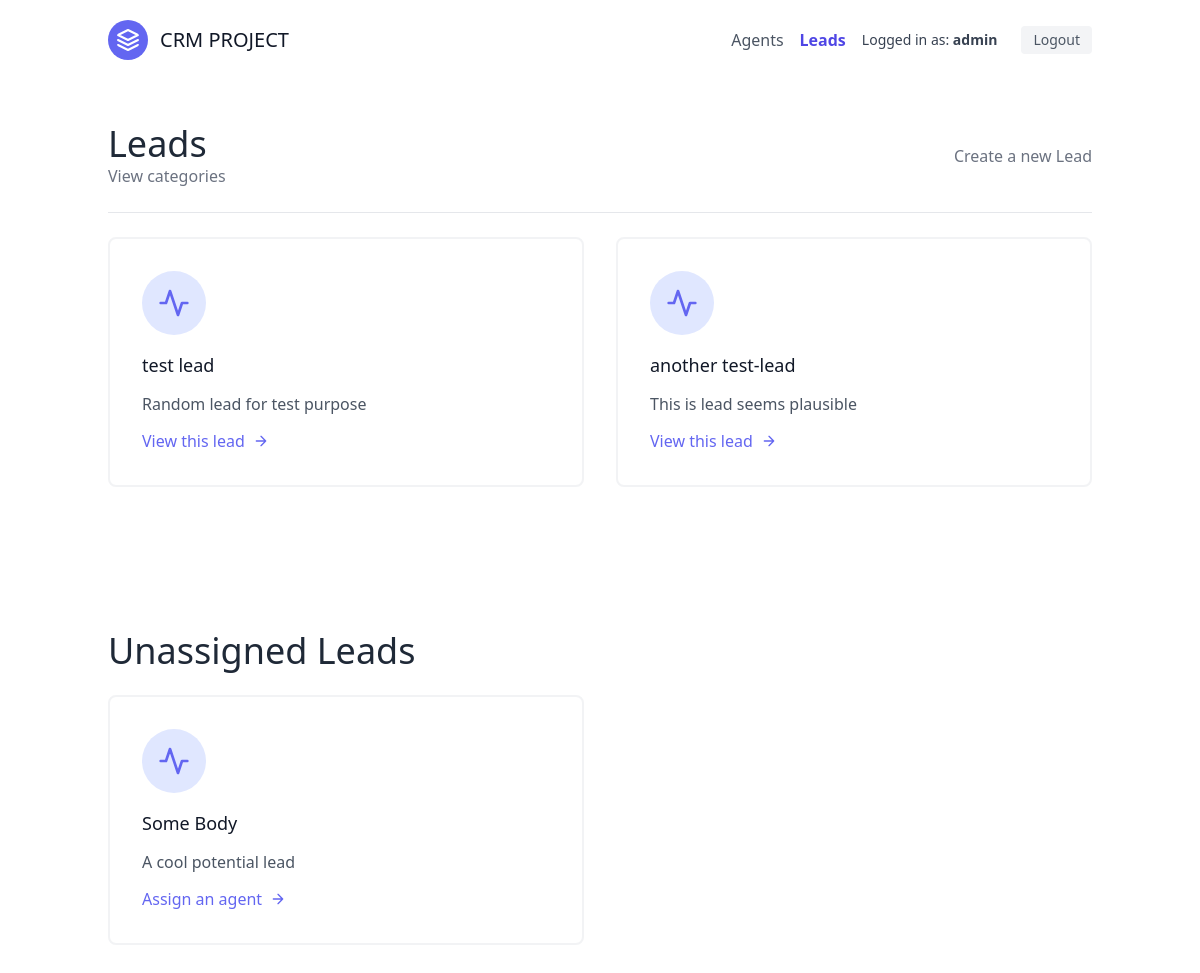
Screenshot of /leads/ (signed in) with the database file from the repository.
### leads/models.py (models this page shows, shortened)
class User(AbstractUser):
    is_organisor = models.BooleanField(default=True)
    is_agent = models.BooleanField(default=False)

class Lead(models.Model):
    first_name = models.CharField(max_length=20)
    last_name = models.CharField(max_length=20)
    age = models.IntegerField(default=0)
    organisation = models.ForeignKey(UserProfile, null=True, blank=True, on_delete=models.CASCADE)
    agent = models.ForeignKey('Agent', null=True, blank=True, on_delete=models.SET_NULL)
    category = models.ForeignKey('Category', related_name="leads", null=True, blank=True, on_delete=models.SET_NULL)
    description = models.TextField()
    date_added = models.DateTimeField(auto_now_add=True)
    phone_number = models.CharField(max_length=20)
    email = models.EmailField()

### leads/views.py (the view)
# urls.py: path('', views.LeadListView.as_view(), name='lead-list'),
class LeadListView(LoginRequiredMixin, ListView):
    template_name = "leads/lead_list.html"
    context_object_name = 'leads'
    def get_queryset(self):
        user = self.request.user
        if user.is_organisor:
            queryset = Lead.objects.filter(
                organisation=user.userprofile,
                agent__isnull=False
            )
        else:
            queryset = Lead.objects.filter(
                organisation=user.agent.organisation,
                agent__isnull=False
            )
            queryset = queryset.filter(agent__user=user)
        return queryset
    def get_context_data(self, **kwargs):
        user = self.request.user
        context = super(LeadListView, self).get_context_data(**kwargs)
        if user.is_organisor:
            queryset = Lead.objects.filter(
                organisation=user.userprofile,
                agent__isnull=True
            )
            context.update({
                "unassigned_leads": queryset
            })
        return context

### leads/templates/leads/lead_list.html (shortened to what this page needs)
{% extends "base.html" %}
{% block content %}
<section class="text-gray-600 body-font">
    <div class="container px-5 py-5 mx-auto">
        <div class="w-full mb-6 py-6 flex justify-between items-center border-b border-gray-200">
            <div>
                <h1 class="text-4xl text-gray-800">Leads</h1>
                <a class="text-gray-500 hover:text-blue-500" href="{% url 'leads:category-list' %}">
                    View categories
                </a>
            </div>
            <div>
                {% if request.user.is_organisor %}
                    <a class="text-gray-500 hover:text-blue-500" href="{% url 'leads:lead-create' %}">Create a new Lead</a>
                {% endif %}
            </div>
        </div>
        <div class="flex flex-wrap -m-4">
            {% for lead in leads %}
            <div class="p-4 w-full sm:w-1/2">
                <div class="h-full w-full flex flex-col justify-between border-2 rounded-lg border-gray-200 border-opacity-50 p-8">
                    <div class="w-16 h-16 mb-4 inline-flex items-center justify-center rounded-full bg-indigo-100 text-indigo-500 flex-shrink-0">
                        <svg fill="none" stroke="currentColor" stroke-linecap="round" stroke-linejoin="round" stroke-width="2" class="w-8 h-8" viewBox="0 0 24 24">
                            <path d="M22 12h-4l-3 9L9 3l-3 9H2"></path>
                        </svg>
                    </div>
                    <div class="flex-grow">
                        <h2 class="text-gray-900 text-lg title-font font-medium mb-3">
                            {{ lead.first_name }} {{ lead.last_name }}
                        </h2>
                        <p class="leading-relaxed text-base overflow-hidden text-ellipsis whitespace-nowrap">
                            {{ lead.description }}
                        </p>
                        <a href="{% url 'leads:lead-detail' lead.pk %}" class="mt-3 text-indigo-500 inline-flex items-center">
                            View this lead
                            <svg fill="none" stroke="currentColor" stroke-linecap="round" stroke-linejoin="round" stroke-width="2" class="w-4 h-4 ml-2" viewBox="0 0 24 24">
                                <path d="M5 12h14M12 5l7 7-7 7"></path>
                            </svg>
                        </a>
                    </div>
                </div>
            </div>
            {% endfor %}
        </div>
        {% if unassigned_leads.exists %}
        <div class="mt-12 py-24">
            <h1 class="text-4xl text-gray-800 mb-6">Unassigned Leads</h1>
            <div class="flex flex-wrap -m-4">
                {% for lead in unassigned_leads %}
                <div class="p-4 w-full sm:w-1/2">
                    <div class="h-full w-full flex flex-col justify-between border-2 rounded-lg border-gray-200 border-opacity-50 p-8">
                        <div class="w-16 h-16 mb-4 inline-flex items-center justify-center rounded-full bg-indigo-100 text-indigo-500 flex-shrink-0">
                            <svg fill="none" stroke="currentColor" stroke-linecap="round" stroke-linejoin="round" stroke-width="2" class="w-8 h-8" viewBox="0 0 24 24">
                                <path d="M22 12h-4l-3 9L9 3l-3 9H2"></path>
                            </svg>
                        </div>
                        <div class="flex-grow">
                            <h2 class="text-gray-900 text-lg title-font font-medium mb-3">
                                {{ lead.first_name }} {{ lead.last_name }}
                            </h2>
                            <p class="leading-relaxed text-base overflow-hidden text-ellipsis whitespace-nowrap">
                                {{ lead.description }}
                            </p>
                            <a href="{% url 'leads:assign-agent' lead.pk %}" class="mt-3 text-indigo-500 inline-flex items-center">
                                Assign an agent
                                <svg fill="none" stroke="currentColor" stroke-linecap="round" stroke-linejoin="round" stroke-width="2" class="w-4 h-4 ml-2" viewBox="0 0 24 24">
                                    <path d="M5 12h14M12 5l7 7-7 7"></path>
                                </svg>
                            </a>
                        </div>
                    </div>
                </div>
                {% endfor %}
            </div>
        </div>
        {% endif %}
    </div>
</section>
{% endblock content %}

### templates/navbar.html (shortened to what this page needs)
<header x-data="{ open: false }" class="sticky top-0 z-50 bg-white text-gray-600 body-font">
  <div class="container mx-auto flex flex-wrap p-5 md:flex-row items-center">
    <div class="flex items-center justify-between w-full md:w-auto">
      <a href="{% url 'landing-page' %}" class="flex title-font font-medium items-center text-gray-900 mb-4 md:mb-0">
        <svg xmlns="http://www.w3.org/2000/svg" fill="none" stroke="currentColor" stroke-linecap="round"
             stroke-linejoin="round" stroke-width="2"
             class="w-10 h-10 text-white p-2 bg-indigo-500 rounded-full" viewBox="0 0 24 24">
          <path d="M12 2L2 7l10 5 10-5-10-5zM2 17l10 5 10-5M2 12l10 5 10-5"/>
        </svg>
        <span class="ml-3 text-xl">CRM PROJECT</span>
      </a>
    </div>
    <nav :class="{'block': open, 'hidden': !open}" class="hidden md:flex md:ml-auto w-full md:w-auto mt-4 md:mt-0 flex-col md:flex-row items-center text-base gap-4">
      {% if not request.user.is_authenticated %}
        <div class="flex flex-col md:flex-row gap-4">
          {% if request.resolver_match.url_name == 'login' %}
            <a href="{% url 'signup' %}" class="hover:text-indigo-600">Signup</a>
          {% elif request.resolver_match.url_name == 'signup' %}
            <a href="{% url 'login' %}" class="hover:text-indigo-600">Login</a>
          {% else %}
            <a href="{% url 'signup' %}" class="bg-indigo-500 text-white px-4 py-2 rounded hover:bg-indigo-600 transition">
              Sign up
            </a>
          {% endif %}
        </div>
      {% else %}
        <div class="flex flex-col md:flex-row gap-4 items-center">
          {% if request.user.is_organisor %}
            <a href="{% url 'agents:agent-list' %}"
               class="{% if request.resolver_match.url_name == 'agent-list' %}text-indigo-600 font-bold{% else %}hover:text-indigo-600{% endif %}">
              Agents
            </a>
          {% endif %}
          <a href="{% url 'leads:lead-list' %}"
             class="{% if request.resolver_match.url_name == 'lead-list' %}text-indigo-600 font-bold{% else %}hover:text-indigo-600{% endif %}">
            Leads
          </a>
          <span class="text-sm text-gray-700">
            Logged in as: <strong>{{ request.user.username }}</strong>
          </span>
          <form method="post" action="{% url 'logout' %}" class="inline">
            <button type="submit"
                    class="ml-2 bg-gray-100 hover:bg-gray-200 text-sm px-3 py-1 rounded transition">
              Logout
            </button>
          </form>
        </div>
      {% endif %}
    </nav>
  </div>
</header>

### rows the page displays
User: user.username "admin"
Lead: first_name "test", last_name "lead", description "Random lead for test purpose"
Lead: first_name "another", last_name "test-lead", description "This is lead seems plausible"
Lead: first_name "Some", last_name "Body", description "A cool potential lead"
